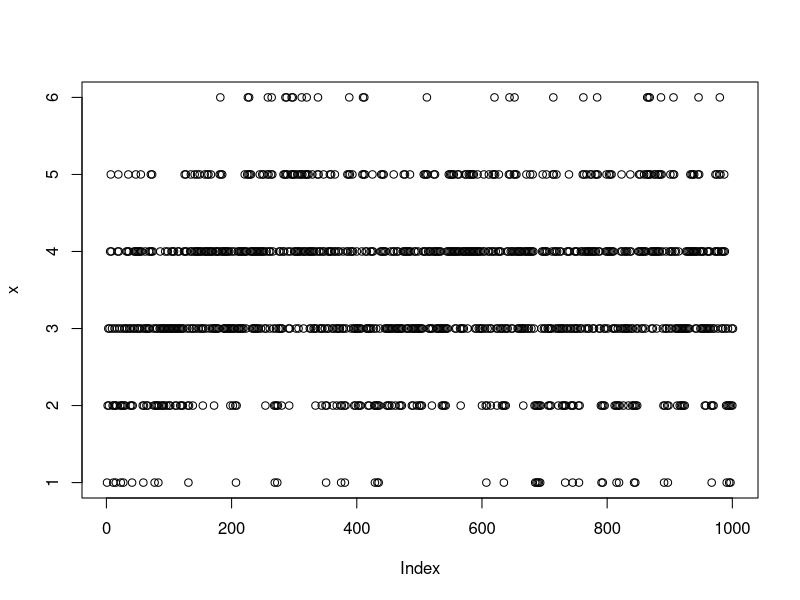
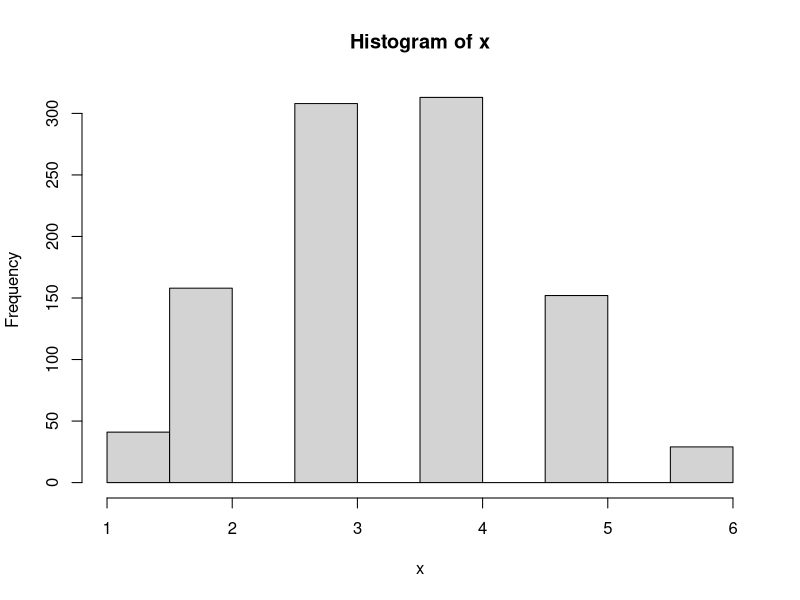

Write R code to recreate these figures, in order.
A = rbind( c(0,1,0,0,0,0) , 
           c(1/5,0,4/5,0,0,0),
           c(0,2/5,0,3/5,0,0),
           c(0,0,3/5,0,2/5,0),
           c(0,0,0,4/5,0,1/5),
           c(0,0,0,0,1,0)
           )

number = c("0","1","2","3","4","5")
#there are two boxes, box1 and box2; box1 is of our interest
#pick a particle(only one), move it to other box

rownames(A) = number
colnames(A) = number

x = 1
for(i in 1:1000){
  for(j in 1:6){
    if(x[i] == j){#what is the current state
      x = c(x,sample(1:6,size=1,prob=A[j,]))
    }
  }
}

plot(x)

#raise the matrix to a power
#p^l is a matrix of transitioning between states when your path has length l
A%*%A
(A%*%A)%*%A

B=A
for(n in 1:20){
  B=B%*%A
}
C=A
for(i in 1:21){
  C=C%*%A
}
#B,C even and odd; we care about the average bet the two
#period of markov chain, has a period of 2 because it is oscillating btw two states
D=(B+C)/2
pi1=eigen(t(A))$vector[,2]#we only care the sec col b/c it has an eigenvalue of 1
pi1=pi1/sum(pi1)#normalized pi1

#this markov chain resembles binomial distribution
dbinom(0,size=5,prob=0.5)
hist(x)
